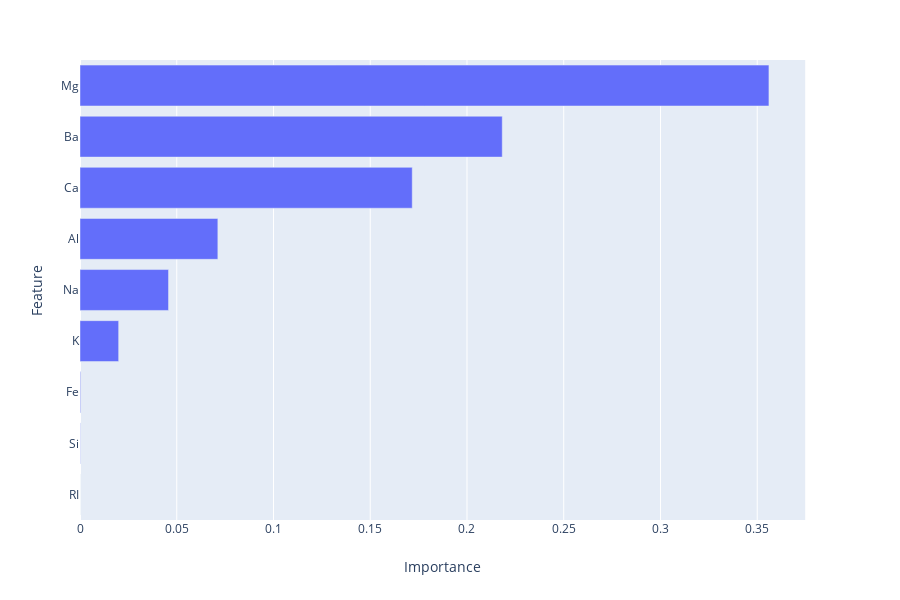

Here is the notebook cell this chart was saved with:
### Code cell
acme_rf.bar_plot()

### Figure 1 — Plotly figure (JSON) as saved in the notebook; plotly's stock layout.template omitted (floating-point values rounded to 4 significant figures)
{"data": [{"alignmentgroup": "True", "hoverlabel": {"namelength": 0}, "hovertemplate": "Importance=%{x}<br>Feature=%{y}", "legendgroup": "", "marker": {"color": "#636efa"}, "name": "", "offsetgroup": "", "orientation": "h", "showlegend": false, "textposition": "auto", "type": "bar", "x": [4.842e-10, 0.0001326, 0.0003101, 0.01998, 0.04575, 0.07124, 0.1717, 0.2182, 0.3561], "xaxis": "x", "y": ["RI", "Si", "Fe", "K", "Na", "Al", "Ca", "Ba", "Mg"], "yaxis": "y"}], "layout": {"barmode": "relative", "height": 600, "legend": {"tracegroupgap": 0}, "margin": {"t": 60}, "xaxis": {"anchor": "y", "domain": [0, 0.98], "title": {"text": "Importance"}}, "yaxis": {"anchor": "x", "domain": [0, 1], "title": {"text": "Feature"}}}}
